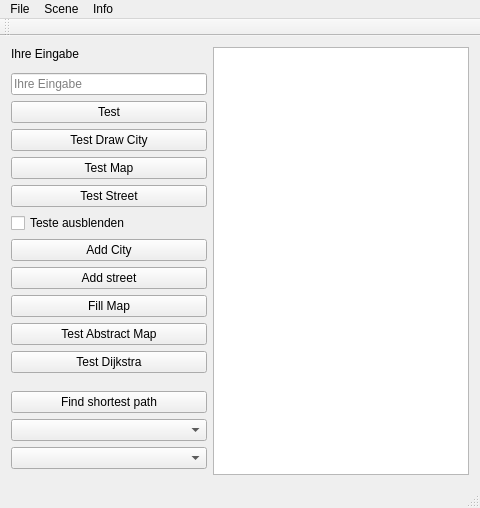
<?xml version="1.0" encoding="UTF-8"?>
<ui version="4.0">
 <class>MainWindow</class>
 <widget class="QMainWindow" name="MainWindow">
  <property name="geometry">
   <rect>
    <x>0</x>
    <y>0</y>
    <width>480</width>
    <height>436</height>
   </rect>
  </property>
  <property name="windowTitle">
   <string>MainWindow</string>
  </property>
  <widget class="QWidget" name="centralWidget">
   <layout class="QGridLayout" name="gridLayout" columnstretch="0,0">
    <item row="18" column="0">
     <widget class="QComboBox" name="comboBox_2"/>
    </item>
    <item row="15" column="0">
     <widget class="QPushButton" name="find_shortestpath">
      <property name="text">
       <string>Find shortest path</string>
      </property>
     </widget>
    </item>
    <item row="17" column="0">
     <widget class="QComboBox" name="comboBox_1"/>
    </item>
    <item row="0" column="0">
     <widget class="QLabel" name="label_eingabe">
      <property name="text">
       <string>Ihre Eingabe</string>
      </property>
     </widget>
    </item>
    <item row="3" column="0">
     <widget class="QPushButton" name="stpushButton_test">
      <property name="toolTip">
       <string>sicher?</string>
      </property>
      <property name="text">
       <string>Test</string>
      </property>
     </widget>
    </item>
    <item row="12" column="0">
     <widget class="QPushButton" name="TestDijkstra">
      <property name="text">
       <string>Test Dijkstra</string>
      </property>
     </widget>
    </item>
    <item row="5" column="0">
     <widget class="QPushButton" name="TestMap">
      <property name="text">
       <string>Test Map</string>
      </property>
     </widget>
    </item>
    <item row="11" column="0">
     <widget class="QPushButton" name="TestAbstractMap">
      <property name="text">
       <string>Test Abstract Map</string>
      </property>
     </widget>
    </item>
    <item row="6" column="0">
     <widget class="QPushButton" name="TestStreet">
      <property name="text">
       <string>Test Street</string>
      </property>
     </widget>
    </item>
    <item row="0" column="1" rowspan="20">
     <widget class="QGraphicsView" name="graphicsView"/>
    </item>
    <item row="2" column="0">
     <widget class="QLineEdit" name="lineEdit_test">
      <property name="enabled">
       <bool>true</bool>
      </property>
      <property name="placeholderText">
       <string>Ihre Eingabe</string>
      </property>
      <property name="clearButtonEnabled">
       <bool>true</bool>
      </property>
     </widget>
    </item>
    <item row="7" column="0">
     <widget class="QCheckBox" name="checkBox">
      <property name="text">
       <string>Teste ausblenden</string>
      </property>
     </widget>
    </item>
    <item row="4" column="0">
     <widget class="QPushButton" name="test_draw_city">
      <property name="text">
       <string>Test Draw City</string>
      </property>
     </widget>
    </item>
    <item row="8" column="0">
     <widget class="QPushButton" name="AddCity">
      <property name="text">
       <string>Add City</string>
      </property>
     </widget>
    </item>
    <item row="16" column="0">
     <spacer name="verticalSpacer">
      <property name="orientation">
       <enum>Qt::Vertical</enum>
      </property>
      <property name="sizeHint" stdset="0">
       <size>
        <width>20</width>
        <height>40</height>
       </size>
      </property>
     </spacer>
    </item>
    <item row="10" column="0">
     <widget class="QPushButton" name="FillMap">
      <property name="text">
       <string>Fill Map</string>
      </property>
     </widget>
    </item>
    <item row="9" column="0">
     <widget class="QPushButton" name="AddStreet">
      <property name="text">
       <string>Add street</string>
      </property>
     </widget>
    </item>
   </layout>
  </widget>
  <widget class="QMenuBar" name="menuBar">
   <property name="geometry">
    <rect>
     <x>0</x>
     <y>0</y>
     <width>480</width>
     <height>21</height>
    </rect>
   </property>
   <widget class="QMenu" name="menuFile">
    <property name="title">
     <string>File</string>
    </property>
    <addaction name="actionOpen"/>
    <addaction name="actionSave"/>
    <addaction name="actionTrenner"/>
    <addaction name="actionHinzuf_gen"/>
    <addaction name="test_Draw_City"/>
   </widget>
   <widget class="QMenu" name="menuScene">
    <property name="title">
     <string>Scene</string>
    </property>
    <addaction name="actionClear_Scene"/>
   </widget>
   <widget class="QMenu" name="menuInfo">
    <property name="title">
     <string>Info</string>
    </property>
    <addaction name="actionAbout"/>
   </widget>
   <addaction name="menuFile"/>
   <addaction name="menuScene"/>
   <addaction name="menuInfo"/>
  </widget>
  <widget class="QToolBar" name="mainToolBar">
   <attribute name="toolBarArea">
    <enum>TopToolBarArea</enum>
   </attribute>
   <attribute name="toolBarBreak">
    <bool>false</bool>
   </attribute>
  </widget>
  <widget class="QStatusBar" name="statusBar"/>
  <action name="actionOpen">
   <property name="enabled">
    <bool>false</bool>
   </property>
   <property name="text">
    <string>Open</string>
   </property>
  </action>
  <action name="actionSave">
   <property name="enabled">
    <bool>false</bool>
   </property>
   <property name="text">
    <string>Save</string>
   </property>
  </action>
  <action name="actionTrenner">
   <property name="text">
    <string>Trenner</string>
   </property>
  </action>
  <action name="actionHinzuf_gen">
   <property name="text">
    <string>Hinzufügen</string>
   </property>
  </action>
  <action name="test_Draw_City">
   <property name="text">
    <string>Exit</string>
   </property>
   <property name="shortcut">
    <string>Alt+E</string>
   </property>
  </action>
  <action name="actionClear_Scene">
   <property name="text">
    <string>Clear Scene</string>
   </property>
   <property name="shortcut">
    <string>Alt+S</string>
   </property>
  </action>
  <action name="actionAbout">
   <property name="text">
    <string>About</string>
   </property>
  </action>
 </widget>
 <layoutdefault spacing="6" margin="11"/>
 <resources/>
 <connections/>
</ui>
